Frame 1 (no input): blank canvas, image omitted
Frame 60 (no input): blank canvas, image omitted
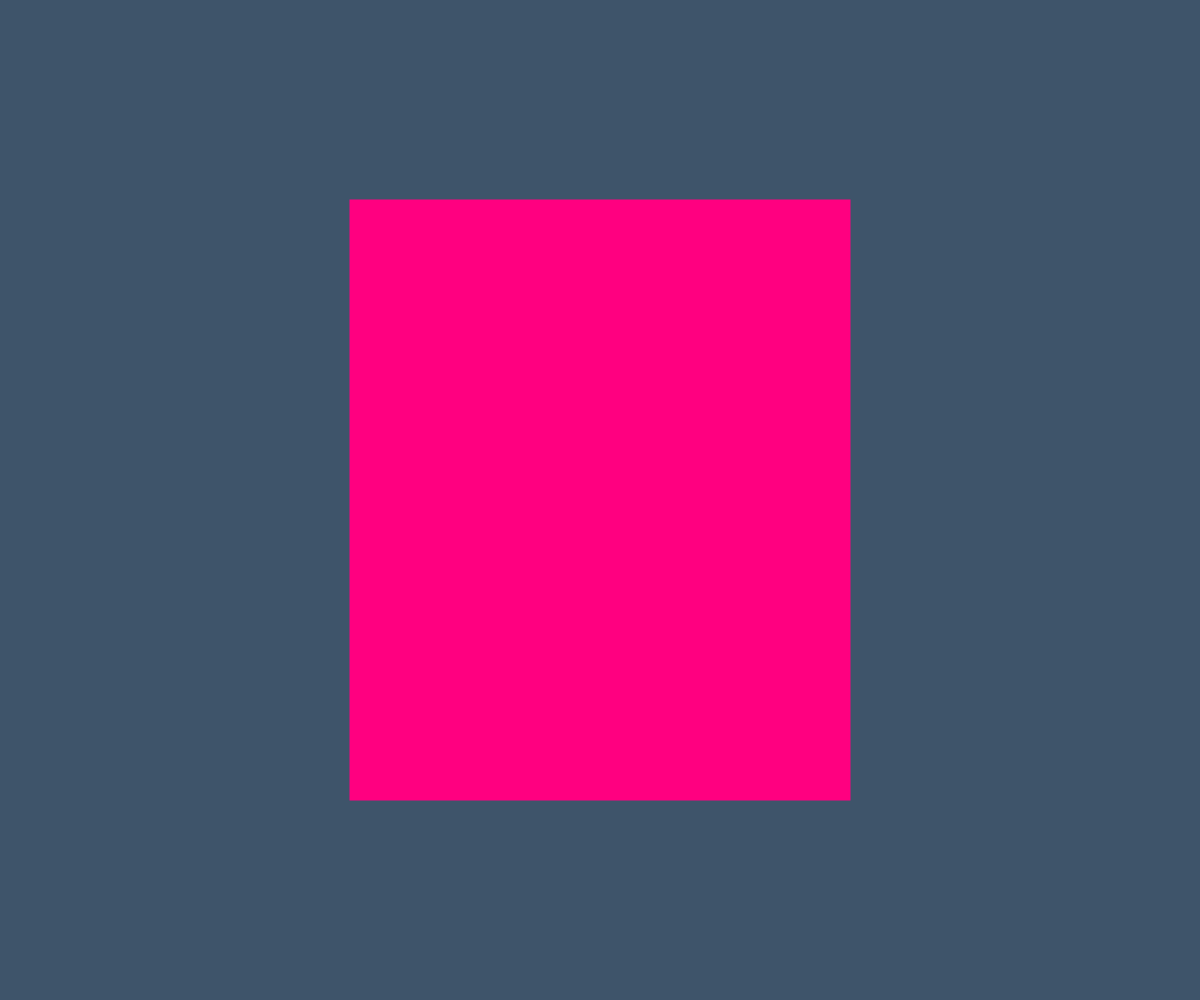
Frame 120 (the mouse pressed at the canvas centre since frame 60)

The p5.js sketch whose frames 1 and 60 were blank and that drew this single picture after the mouse press (run headless with seeded random() and noise() and a simulated clock; from frame 60 on, the mouse is pressed at the canvas centre):

// p5.js sketch
// ── sketch.js
function setup() {
  createCanvas(windowWidth,windowHeight);
}

function draw() {
  colorMode(HSB, mouseX%360,mouseX%360,mouseX%360);
  rectMode(CENTER);
  background(mouseY%360, 100,100);
  noStroke();
  fill(360-mouseY%360, 360,360);
  rect(width/2,height/2, mouseY+1,mouseX+1);
}
